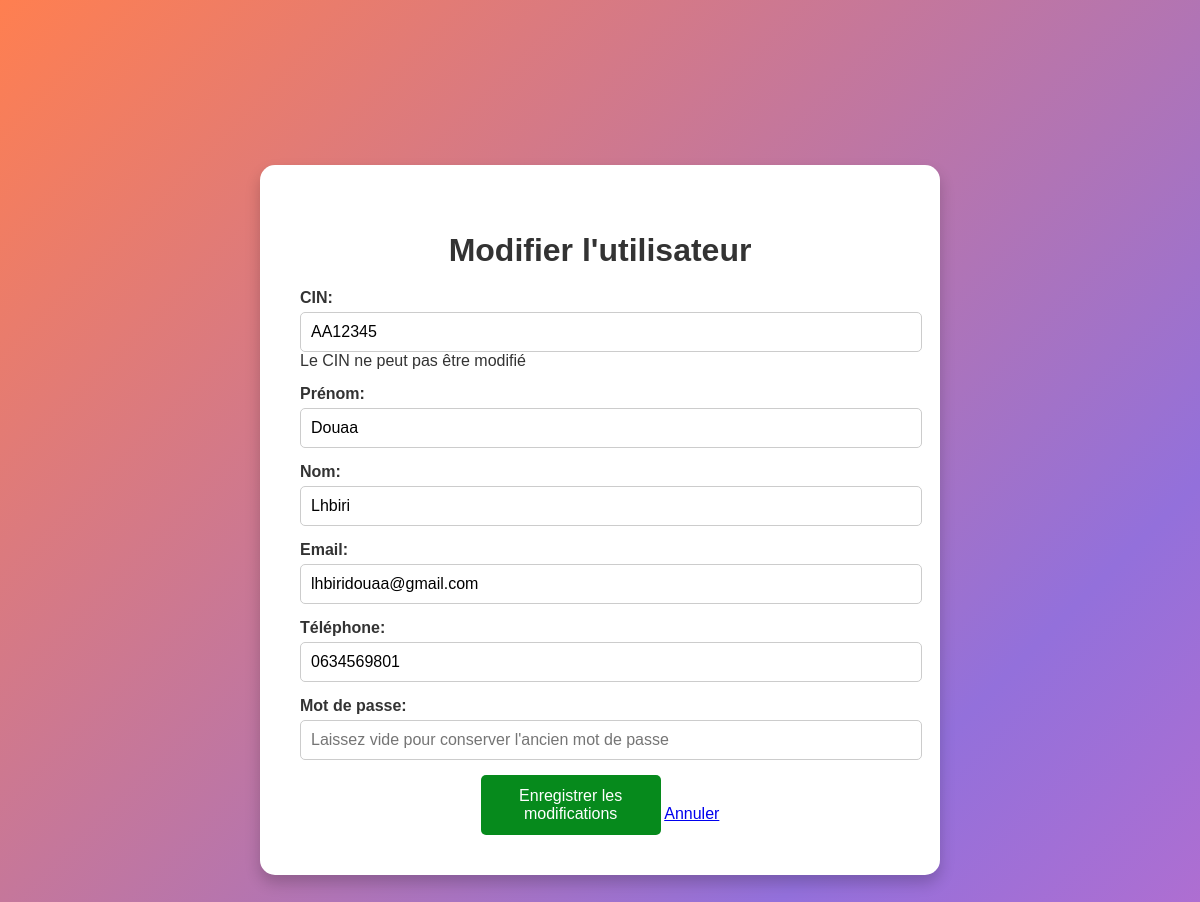
Page /modifier.php?cin=AA12345 on the committed database.
### tables this page shows
CREATE TABLE `user` (
  `CIN` varchar(12) NOT NULL COMMENT 'votre cin',
  `nom` varchar(110) NOT NULL,
  `prénom` varchar(110) NOT NULL,
  `email` varchar(300) NOT NULL,
  `téléphone` varchar(100) NOT NULL,
  `mot_de_passe` varchar(200) NOT NULL
);

### modifier.php (the view, shortened to what this page needs)
<?php
$cin = $_GET['cin'];
$servername = "localhost";
$username = "root";
$password = "";
$dbname = "adfm";
$conn = new mysqli($servername, $username, $password, $dbname);
$conn->set_charset("utf8mb4");
$stmt = $conn->prepare("SELECT CIN, `prénom`, nom, email, `téléphone`, `mot_de_passe` FROM user WHERE CIN = ?");
$stmt->bind_param("s", $cin);
$stmt->execute();
$result = $stmt->get_result();
$user = $result->fetch_assoc();
?>
<!DOCTYPE html>
<html lang="fr">
<head>
    <link rel="stylesheet" href="style.css">
</head>
<body>
    <div class="container">
        <h2>Modifier l'utilisateur</h2>
        <form id="modificationForm" method="POST" onsubmit="return validateForm()">
            <div class="form-group">
                <label for="cin">CIN:</label>
                <input type="text" id="cin" name="cin" value="<?php echo htmlspecialchars($user['CIN']); ?>" readonly>
                <span class="note">Le CIN ne peut pas être modifié</span>
            </div>
            <div class="form-group">
                <label for="prenom">Prénom:</label>
                <input type="text" id="prenom" name="prenom" value="<?php echo htmlspecialchars($user['prénom']); ?>">
            </div>
            <div class="form-group">
                <label for="nom">Nom:</label>
                <input type="text" id="nom" name="nom" value="<?php echo htmlspecialchars($user['nom']); ?>">
            </div>
            <div class="form-group">
                <label for="email">Email:</label>
                <input type="email" id="email" name="email" value="<?php echo htmlspecialchars($user['email']); ?>">
            </div>
            <div class="form-group">
                <label for="telephone">Téléphone:</label>
                <input type="text" id="telephone" name="telephone"
                    value="<?php echo htmlspecialchars($user['téléphone']); ?>">
            </div>
            <div class="form-group">
                <label for="password">Mot de passe:</label>
                <input type="password" id="password" name="password"
                    placeholder="Laissez vide pour conserver l'ancien mot de passe">
            </div>
            <div class="button-group">
                <button type="submit" class="submit-btn">Enregistrer les modifications</button>
                <a href="tableau.php" class="cancel-btn">Annuler</a>
            </div>
        </form>
    </div>
</body>
</html>

### style.css (style rules this page uses)
body { margin: 0; font-family: Arial, sans-serif; background: linear-gradient(135deg, #ff7f50, #9370db, #ff69b4, #32cd32, #ffd700); background-size: 300% 300%; animation: gradientAnimation 10s ease infinite; color: #333; height: 130vh; display: flex; justify-content: center; align-items: center; transition: background 0.5s ease; }
.container { background-color: white; padding: 40px; border-radius: 15px; box-shadow: 0 8px 15px rgba(0, 0, 0, 0.2); width: 100%; max-width: 50%; text-align: center; transition: background-color 0.3s ease, color 0.3s ease; }
h2 { font-size: 2rem; margin-bottom: 20px; }
.form-group { margin-bottom: 15px; text-align: left; }
label { display: block; margin-bottom: 5px; font-weight: bold; }
input[type="text"], input[type="email"], input[type="password"] { width: 100%; padding: 10px; border: 1px solid #ccc; border-radius: 5px; font-size: 1rem; }
.submit-btn { background-color: #068a1c; color: white; border: none; padding: 12px 20px; font-size: 1rem; border-radius: 5px; cursor: pointer; transition: background-color 0.3s ease; width: 30%; }

### rows in the picture
user: cin "AA12345", prenom "Douaa", nom "Lhbiri", email "lhbiridouaa@gmail.com", telephone "0634569801"
